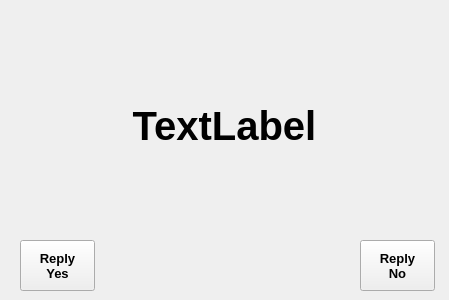
<?xml version="1.0" encoding="UTF-8"?>
<ui version="4.0">
 <class>QSYMessage</class>
 <widget class="QWidget" name="QSYMessage">
  <property name="geometry">
   <rect>
    <x>0</x>
    <y>0</y>
    <width>449</width>
    <height>300</height>
   </rect>
  </property>
  <property name="minimumSize">
   <size>
    <width>449</width>
    <height>300</height>
   </size>
  </property>
  <property name="maximumSize">
   <size>
    <width>449</width>
    <height>300</height>
   </size>
  </property>
  <property name="windowTitle">
   <string>Decodium v3.0 SE KP5</string>
  </property>
  <widget class="QLabel" name="label">
   <property name="geometry">
    <rect>
     <x>3</x>
     <y>10</y>
     <width>443</width>
     <height>231</height>
    </rect>
   </property>
   <property name="font">
    <font>
     <pointsize>30</pointsize>
     <bold>true</bold>
    </font>
   </property>
   <property name="text">
    <string>TextLabel</string>
   </property>
   <property name="scaledContents">
    <bool>true</bool>
   </property>
   <property name="alignment">
    <set>Qt::AlignCenter</set>
   </property>
   <property name="wordWrap">
    <bool>true</bool>
   </property>
  </widget>
  <widget class="QPushButton" name="yesButton">
   <property name="geometry">
    <rect>
     <x>20</x>
     <y>240</y>
     <width>75</width>
     <height>51</height>
    </rect>
   </property>
   <property name="font">
    <font>
     <pointsize>10</pointsize>
     <bold>true</bold>
    </font>
   </property>
   <property name="text">
    <string>Reply 
Yes</string>
   </property>
  </widget>
  <widget class="QPushButton" name="noButton">
   <property name="geometry">
    <rect>
     <x>360</x>
     <y>240</y>
     <width>75</width>
     <height>51</height>
    </rect>
   </property>
   <property name="font">
    <font>
     <pointsize>10</pointsize>
     <bold>true</bold>
    </font>
   </property>
   <property name="text">
    <string>Reply 
No</string>
   </property>
  </widget>
 </widget>
 <resources/>
 <connections/>
</ui>
